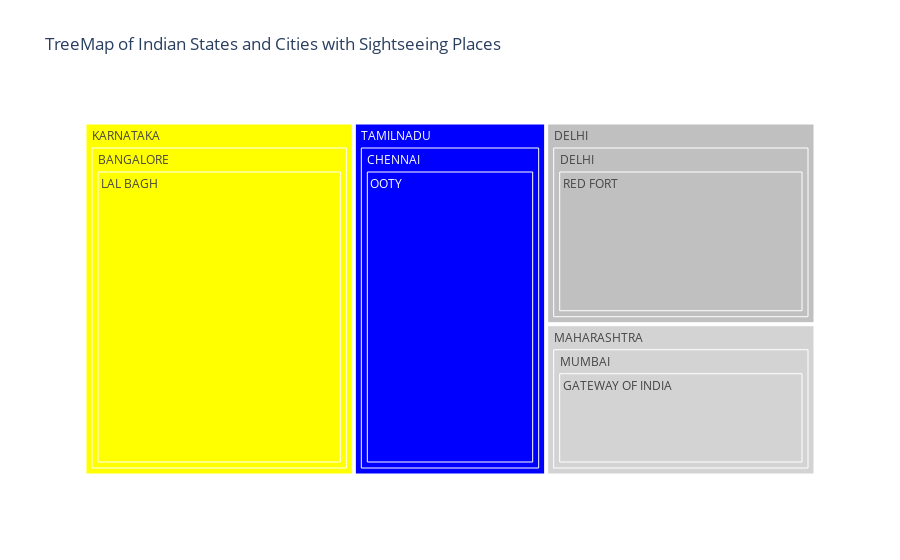

The cell this chart's notebook holds for it:
### Code cell
# Sample Data: Include types (Silver, Gold, Luxury, Platinum)
data = {
    'STATE': ['TAMILNADU', 'KARNATAKA', 'MAHARASHTRA', 'DELHI'],
    'CITY': ['CHENNAI', 'BANGALORE', 'MUMBAI', 'DELHI'],
    'SIGHT SEEEN': ['OOTY', 'LAL BAGH', 'GATEWAY OF INDIA', 'RED FORT'],
    'TYPE': ['Luxury', 'Gold', 'Silver', 'Platinum'],  # Types like Silver, Gold, etc.
    'PRICE': [500, 700, 300, 400]  # Example price for each place
}

# Create a DataFrame
df = pd.DataFrame(data)

# Create a TreeMap
fig = px.treemap(df,
                 path=['STATE', 'CITY', 'SIGHT SEEEN'],  # Hierarchical path
                 values='PRICE',  # Use 'PRICE' to determine the size of each rectangle
                 color='TYPE',  # Color based on TYPE (Silver, Gold, Luxury, Platinum)
                 color_discrete_map={
                     'Silver': 'lightgray',
                     'Gold': 'yellow',
                     'Luxury': 'blue',
                     'Platinum': 'silver'
                 },
                 title='TreeMap of Indian States and Cities with Sightseeing Places')

# Show the plot
fig.show()

### Figure 1 — Plotly figure (JSON) as saved in the notebook; plotly's stock layout.template omitted (floating-point values rounded to 4 significant figures)
{"data": [{"branchvalues": "total", "customdata": [["Gold"], ["Silver"], ["Platinum"], ["Luxury"], ["Gold"], ["Luxury"], ["Platinum"], ["Silver"], ["Platinum"], ["Gold"], ["Silver"], ["Luxury"]], "domain": {"x": [0, 1], "y": [0, 1]}, "hovertemplate": "labels=%{label}<br>PRICE=%{value}<br>parent=%{parent}<br>id=%{id}<br>TYPE=%{customdata[0]}<extra></extra>", "ids": ["KARNATAKA/BANGALORE/LAL BAGH", "MAHARASHTRA/MUMBAI/GATEWAY OF INDIA", "DELHI/DELHI/RED FORT", "TAMILNADU/CHENNAI/OOTY", "KARNATAKA/BANGALORE", "TAMILNADU/CHENNAI", "DELHI/DELHI", "MAHARASHTRA/MUMBAI", "DELHI", "KARNATAKA", "MAHARASHTRA", "TAMILNADU"], "labels": ["LAL BAGH", "GATEWAY OF INDIA", "RED FORT", "OOTY", "BANGALORE", "CHENNAI", "DELHI", "MUMBAI", "DELHI", "KARNATAKA", "MAHARASHTRA", "TAMILNADU"], "marker": {"colors": ["yellow", "lightgray", "silver", "blue", "yellow", "blue", "silver", "lightgray", "silver", "yellow", "lightgray", "blue"]}, "name": "", "parents": ["KARNATAKA/BANGALORE", "MAHARASHTRA/MUMBAI", "DELHI/DELHI", "TAMILNADU/CHENNAI", "KARNATAKA", "TAMILNADU", "DELHI", "MAHARASHTRA", "", "", "", ""], "type": "treemap", "values": [700, 300, 400, 500, 700, 500, 400, 300, 400, 700, 300, 500]}], "layout": {"autosize": true, "legend": {"tracegroupgap": 0}, "title": {"text": "TreeMap of Indian States and Cities with Sightseeing Places"}}}
